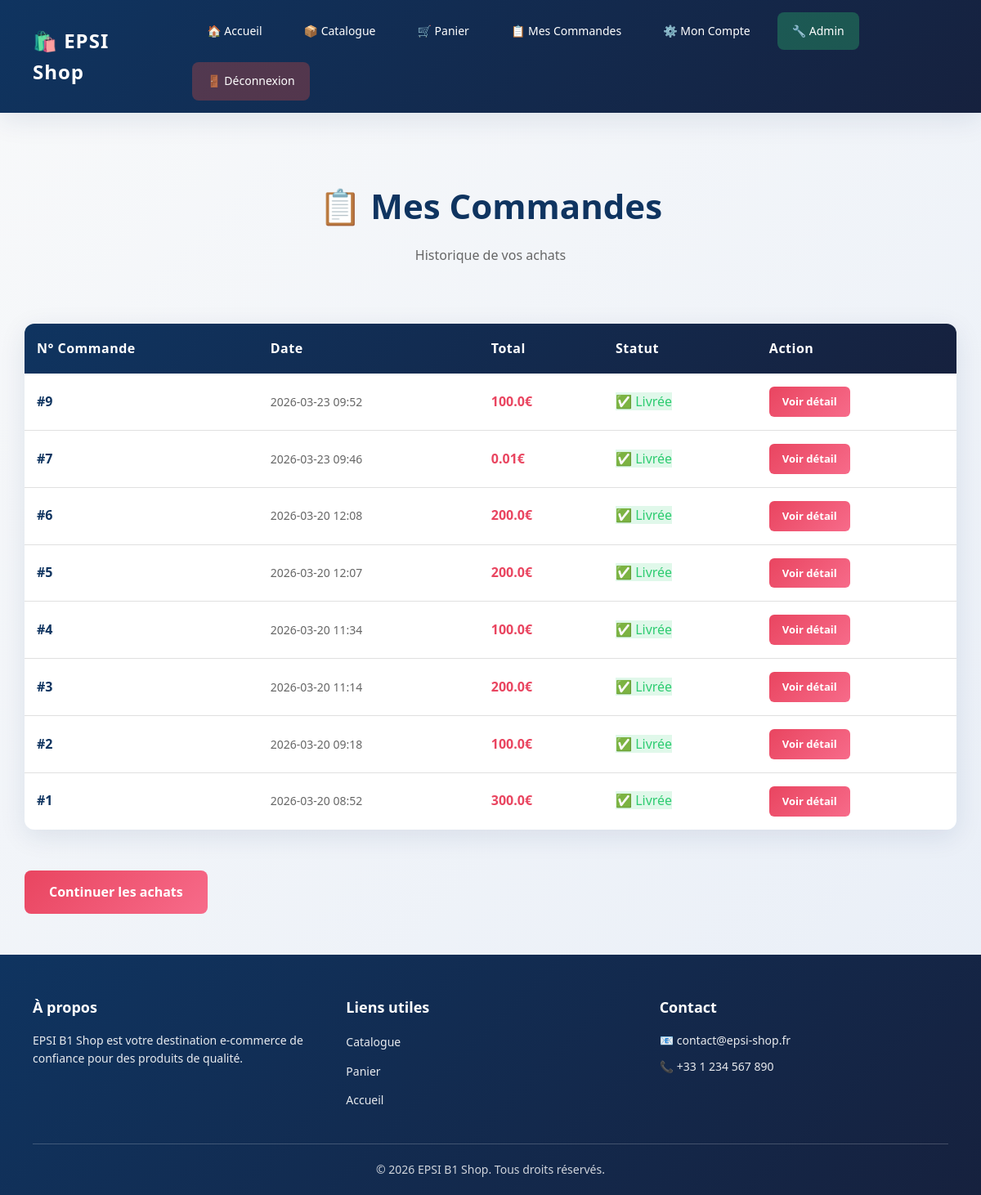
/mes_commandes (signed in), run on an earlier commit of the app's database.
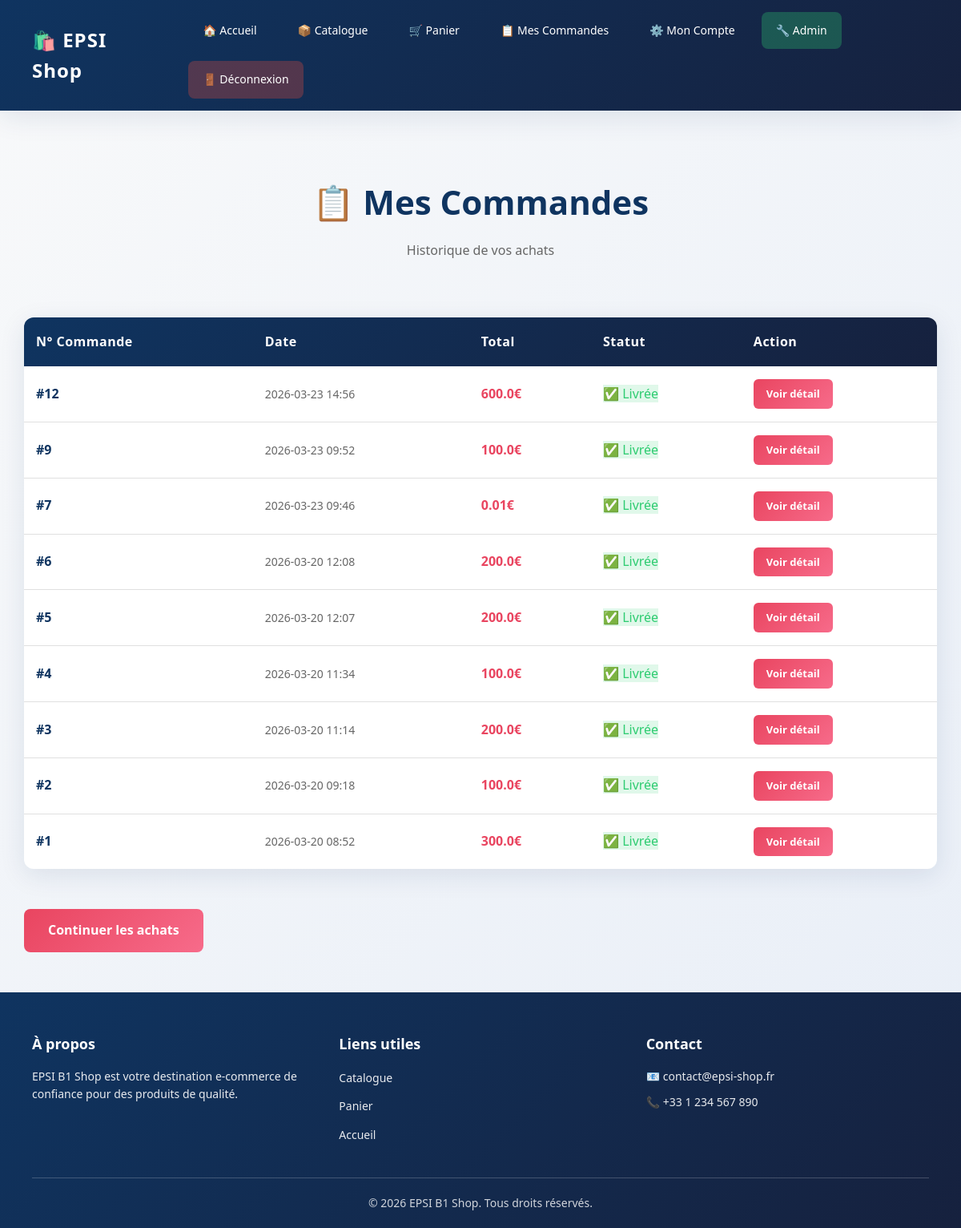
And on a later commit of the database.
### tables this page shows
CREATE TABLE commandes (
                id INTEGER PRIMARY KEY AUTOINCREMENT,
                utilisateur_id INTEGER,
                date TEXT,
                total REAL,
                FOREIGN KEY (utilisateur_id) REFERENCES utilisateurs(id)
            );

### app.py (the view)
@app.route('/mes_commandes')
def mes_commandes():
    if 'user_id' not in session:
        return redirect('/login')
    commandes = db.get_commandes_utilisateur(session['user_id'])
    return render_template('mes_commandes.html', commandes=commandes)

### database.py (called while the page is built)
    def get_connexion(self):
        conn = sqlite3.connect(self.dbname, timeout=10)
        conn.row_factory = sqlite3.Row
        conn.execute('PRAGMA journal_mode=WAL')
        return conn

    def get_commandes_utilisateur(self, user_id):
        conn = self.get_connexion()
        try:
            commandes = conn.execute(
                'SELECT * FROM commandes WHERE utilisateur_id=? ORDER BY date DESC',
                (user_id,)
            ).fetchall()
        finally:
            conn.close()
        return commandes

### templates/mes_commandes.html (shortened to what this page needs)
{% extends 'base.html' %}
{% block content %}
<div class="page-header">
    <h1>📋 Mes Commandes</h1>
    <p>Historique de vos achats</p>
</div>
{% if commandes %}
    <div class="orders-container">
        <table class="orders-table">
            <thead>
                <tr>
                    <th>N° Commande</th>
                    <th>Date</th>
                    <th>Total</th>
                    <th>Statut</th>
                    <th>Action</th>
                </tr>
            </thead>
            <tbody>
                {% for c in commandes %}
                    <tr class="order-row">
                        <td>
                            <span class="order-id">#{{ c.id }}</span>
                        </td>
                        <td>
                            <span class="order-date">{{ c.date }}</span>
                        </td>
                        <td>
                            <span class="order-total">{{ c.total }}€</span>
                        </td>
                        <td>
                            <span class="order-status status-completed">✅ Livrée</span>
                        </td>
                        <td>
                            <a href="/detail_commande/{{ c.id }}" class="btn-view-details">Voir détail</a>
                        </td>
                    </tr>
                {% endfor %}
            </tbody>
        </table>
        <a href="/catalogue" class="btn-continue-shopping">Continuer les achats</a>
    </div>
{% endif %}
{% endblock %}

What changed in the data, as far as the page shows it:
added commandes: id "12", date "2026-03-23 14:56", total "600.0"
